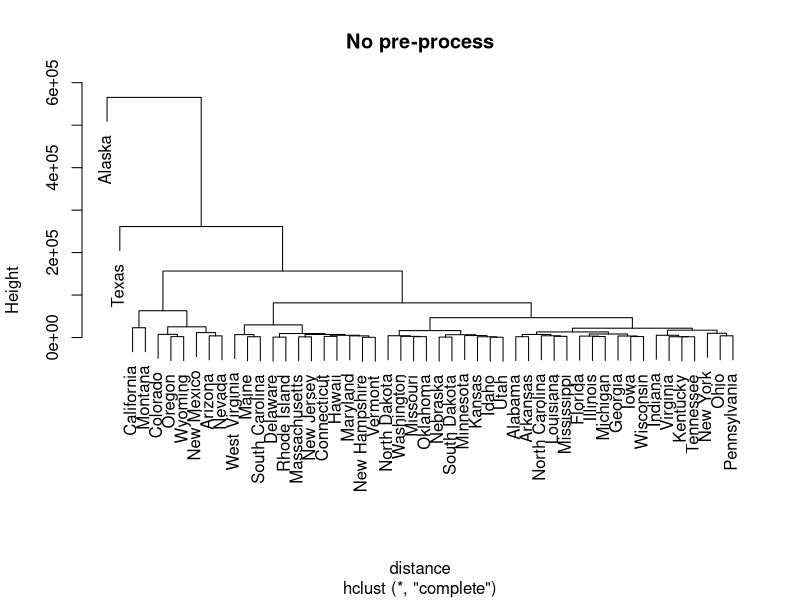
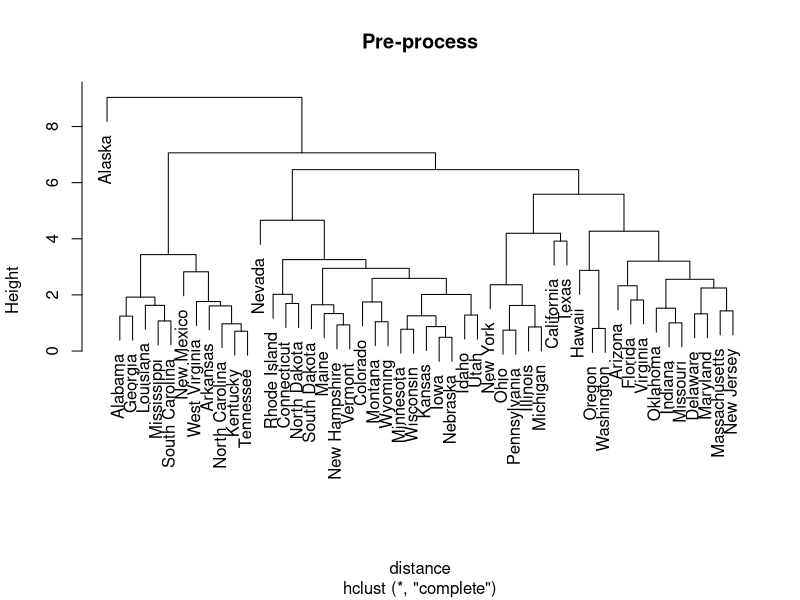
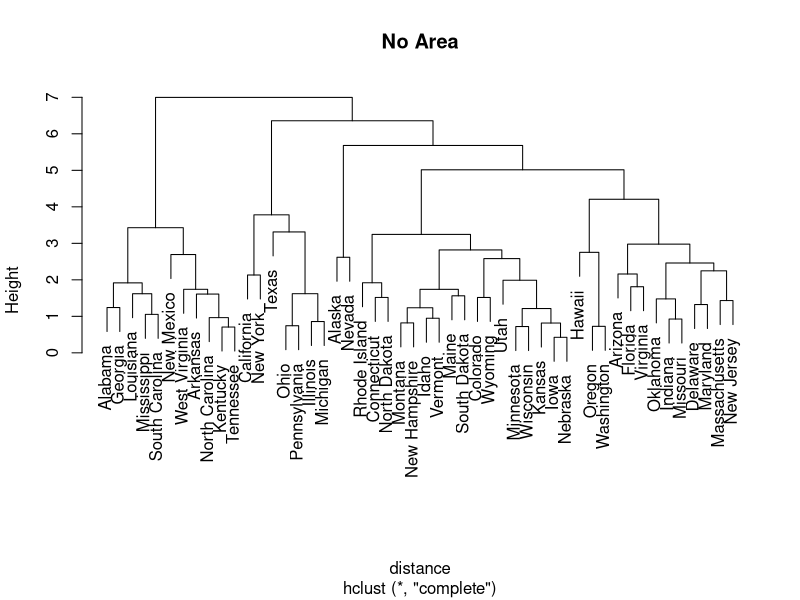
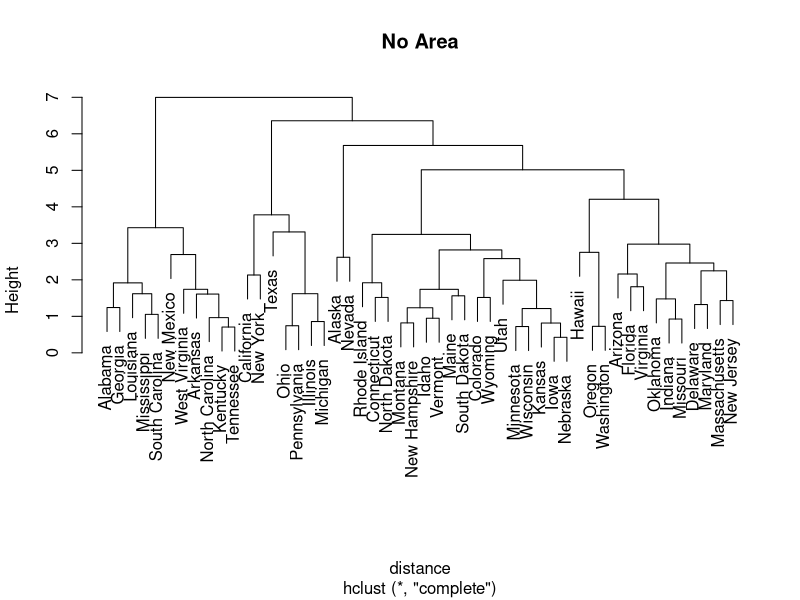
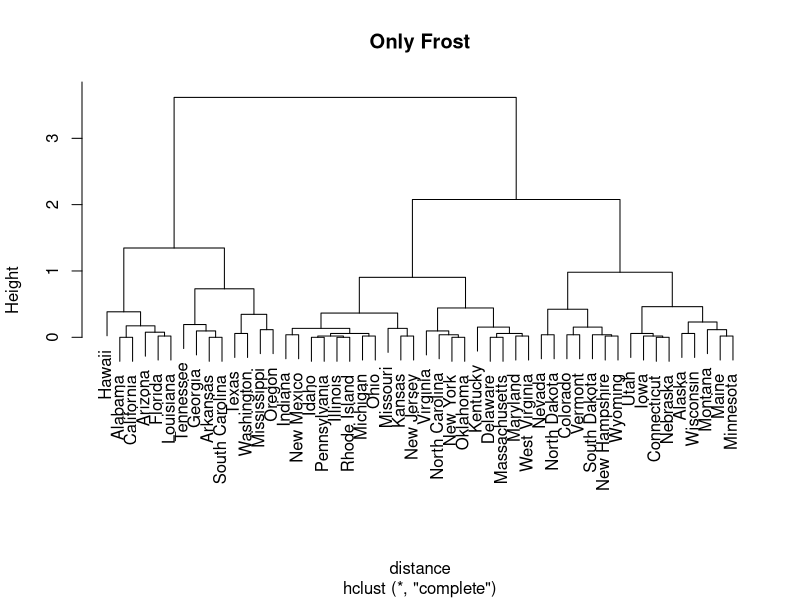

Write R code to recreate these figures, in order.
#!/usr/bin/env Rscript
# Author: Alan Morgan

library(datasets);

pdf(file="agglom.pdf")

# First no pre-process.
data = state.x77
distance = dist(as.matrix(data))
hc = hclust(distance)
plot(hc, main="No pre-process")

# Now pre-process.
data = na.omit(state.x77)
data = scale(data)
distance = dist(as.matrix(data))
hc = hclust(distance)
plot(hc, main="Pre-process")

# Now remove area.
data = data[,-8]
distance = dist(as.matrix(data))
hc = hclust(distance)
plot(hc, main="No Area")

# Now remove area.
data = data[,-8]
distance = dist(as.matrix(data))
hc = hclust(distance)
plot(hc, main="No Area")

# Now only frost.
data = data[,7]
distance = dist(as.matrix(data))
hc = hclust(distance)
plot(hc, main="Only Frost")

dev.off()
